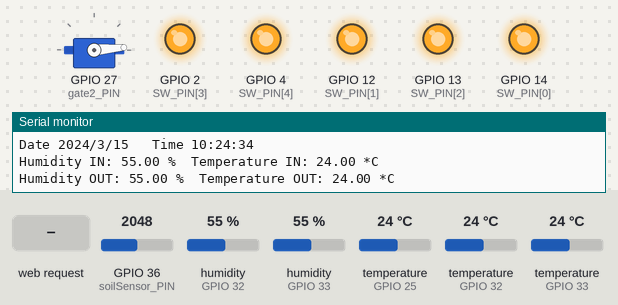
The sketch below on a simulated ESP32. Parts: servo, output pins drawn as LEDs (lit = HIGH), the last lines printed to the serial monitor. The inputs (shaded band) are chosen by the test bench; at power-on: GPIO 36 (soilSensor_PIN) = 2048, humidity (sensors on GPIO 32, GPIO 33) 55 %, temperature (sensors on GPIO 25, GPIO 32, GPIO 33) 24 °C. WiFi joins after 1.5 s; servers stay silent unless stated; the local clock reads 2024-03-15 10:24:30 at power-on unless the sketch sets it.

Above: at 5.4 s.
5.5 s: HTTP request GET /SW1on received
At 6.2 s:
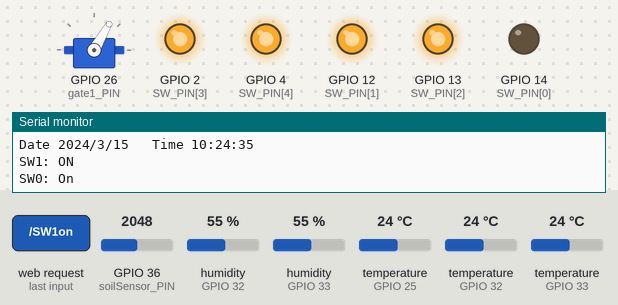
7.3 s: HTTP request GET /SW1off received
At 7.69 s:
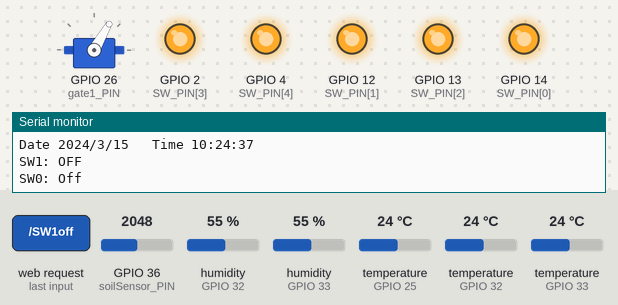
9.2 s: HTTP request GET /SW2on received
At 10.7 s:
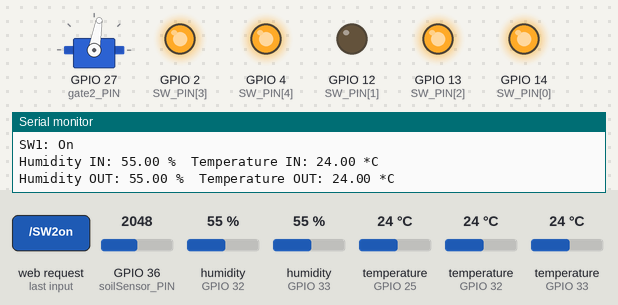
11.1 s: HTTP request GET /SW2off received
At 11.43 s:
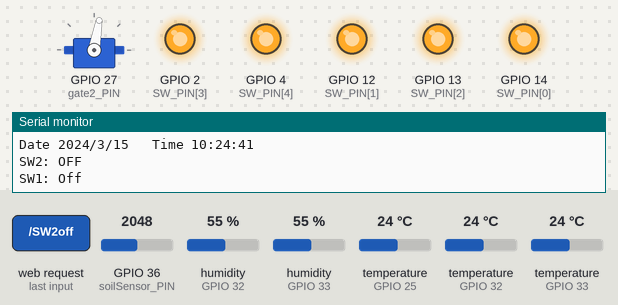
12.9 s: HTTP request GET /SW3on received
At 13.9 s:
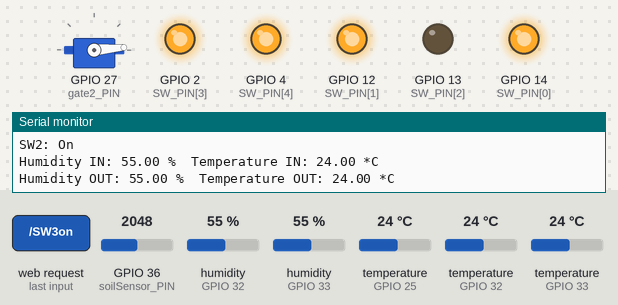
14.7 s: HTTP request GET /SW4on received
At 15.6 s:
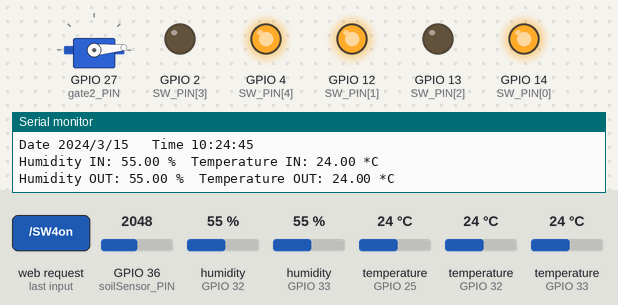
Timing chart, 0 to 17.3 s (numbered marks = the images above; inputs shaded):
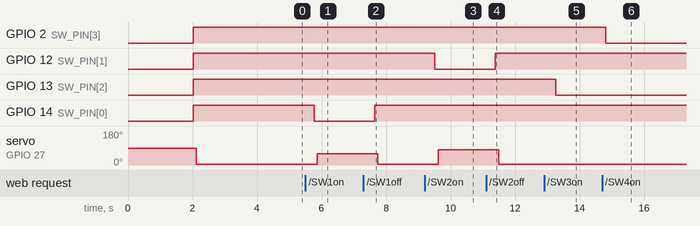

Measured:
- after the input at 5.5 s, GPIO 14 (SW_PIN[0]): HIGH → LOW after 0.27 s; servo on GPIO 27 (gate2_PIN): 5° → 60° after 0.37 s
- after the input at 7.3 s, GPIO 14 (SW_PIN[0]): LOW → HIGH after 0.34 s; servo on GPIO 27 (gate2_PIN): 60° → 5° after 0.44 s
- after the input at 9.2 s, GPIO 12 (SW_PIN[1]): HIGH → LOW after 0.31 s; servo on GPIO 27 (gate2_PIN): 5° → 80° after 0.41 s
- after the input at 11.1 s, GPIO 12 (SW_PIN[1]): LOW → HIGH after 0.29 s; servo on GPIO 27 (gate2_PIN): 80° → 5° after 0.39 s
- after the input at 12.9 s, GPIO 13 (SW_PIN[2]): HIGH → LOW after 0.36 s
- after the input at 14.7 s, GPIO 2 (SW_PIN[3]): HIGH → LOW after 0.11 s

The sketch:

hackasuly.ino
```cpp
// librarys
#include <WiFi.h>
#include <WebServer.h>
#include "DHT.h"
#include <OneWire.h>
#include <DallasTemperature.h>
#include "RTClib.h"
#include <ESP32Servo.h> // Recommended PWM GPIO pins on the ESP32 include 2,4,12-19,21-23,25-27,32-33

//////////////////////////////////////////////////////////////////////////////////////////////////////
//Define pins

// temp & humidity
DHT DHT_IN(32, DHT22);
DHT DHT_OUT(33, DHT22);
float hum_IN, temp_IN, hum_OUT, temp_OUT;
OneWire oneWire(25);
DallasTemperature DS18B20(&oneWire);
float temp;

//////////////////////////////////////////////////////////////////////////////////////////////////////
//time RTC
RTC_DS3231 rtc;
char daysOfTheWeek[7][12] = {"Sunday", "Monday", "Tuesday", "Wednesday", "Thursday", "Friday", "Saturday"};
int yyyy, MM, dd;
byte hh, mm, ss;

String seeds="Seed: ";
//////////////////////////////////////////////////////////////////////////////////////////////////////
//humidity inside soil
#define soilSensor_PIN 36
int soilSensor_STATE = 0;

//////////////////////////////////////////////////////////////////////////////////////////////////////
//relays
const byte SW_LENGTH = 5;
int SW_PIN[SW_LENGTH] = {14, 12, 13, 2, 4};
bool SW_STATUS[SW_LENGTH] = {LOW, LOW, LOW, HIGH, LOW};
bool SW_ON = LOW;


//////////////////////////////////////////////////////////////////////////////////////////////////////
//servos
Servo gate;
#define gate1_PIN 26
#define gate2_PIN 27
int openGate1 = 60;
int closeGate1 = 5;
int openGate2 = 80;
int closeGate2 = 5;
//////////////////////////////////////////////////////////////////////////////////////////////////////
//wifi connection
const char* ssid = "Gorannet";  // Enter SSID here
const char* password = "12345678";  //Enter Password here
//const char* ssid = "iQ-Bit Festival";  // Enter SSID here
// char* password = "iQ20232023";  //Enter Password here

WebServer server(80); // port

//////////////////////////////////////////////////////////////////////////////////////////////////////


void setup() {
  Serial.begin(115200);
  WiFi.begin(ssid, password);
  while (WiFi.status() != WL_CONNECTED) {
    delay(1000);
    Serial.print(".");
  }
  Serial.println("\nWiFi connected..!");
  Serial.print("Got IP: ");  Serial.println(WiFi.localIP());

  server.on("/", handle_OnConnect);
  server.on("/SW1on", handle_SW1_On);
  server.on("/SW1off", handle_SW1_Off);
  server.on("/SW2on", handle_SW2_On);
  server.on("/SW2off", handle_SW2_Off);
  server.on("/SW3on", handle_SW3_On);
  server.on("/SW3off", handle_SW3_Off);
  server.on("/SW4on", handle_SW4_On);
  server.on("/SW4off", handle_SW4_Off);
  server.on("/SW5on", handle_SW5_On);
  server.on("/SW5off", handle_SW5_Off);
//  server.on("/seed", handle_seed);

  server.onNotFound(handle_NotFound);
  server.begin();
  Serial.println("HTTP server started");

  DHT_IN.begin();
  DHT_OUT.begin();
  DS18B20.begin();

  if (! rtc.begin()) {
    Serial.println("Couldn't find RTC");
  }
  if (rtc.lostPower()) {
    Serial.println("RTC lost power, let's set the time!");
    rtc.adjust(DateTime(F(__DATE__), F(__TIME__)));
  }

  for(byte PIN_ = 1; PIN_ <= SW_LENGTH; PIN_++){
    pinMode(SW_PIN[PIN_ - 1], OUTPUT);
    SW(PIN_, !SW_ON);
  }

  // Allow allocation of all timers
  ESP32PWM::allocateTimer(0);
  ESP32PWM::allocateTimer(1);
  ESP32PWM::allocateTimer(2);
  ESP32PWM::allocateTimer(3);
  setGate(gate1_PIN, closeGate1);
  setGate(gate2_PIN, closeGate2);
}

void loop() {
  detDHTData();
  getTempData();
  getSoilData();
  getRTC();
  server.handleClient();
}

void detDHTData() {
  hum_IN = DHT_IN.readHumidity();
  temp_IN = DHT_IN.readTemperature();

  if (isnan(hum_IN) || isnan(temp_IN)) {
    Serial.println("Failed to read from DHT sensor IN!");
    return;
  }
  Serial.print("Humidity IN: ");
  Serial.print(hum_IN);
  Serial.print(" %\t");
  Serial.print("Temperature IN: ");
  Serial.print(temp_IN);
  Serial.println(" *C ");

  hum_OUT = DHT_OUT.readHumidity();
  temp_OUT = DHT_OUT.readTemperature();
  if (isnan(hum_OUT) || isnan(temp_OUT)) {
    Serial.println("Failed to read from DHT sensor OUT!");
    return;
  }
  Serial.print("Humidity OUT: ");
  Serial.print(hum_OUT);
  Serial.print(" %\t");
  Serial.print("Temperature OUT: ");
  Serial.print(temp_OUT);
  Serial.println(" *C ");
}

void getTempData() {
  DS18B20.requestTemperatures();
  temp = DS18B20.getTempCByIndex(0);
  Serial.print(temp);
  Serial.println(" C");
}

void getRTC() {
  DateTime now = rtc.now();


  yyyy = now.year();
  MM = now.month();
  dd = now.day();
  Serial.print("Date ");
  Serial.print(yyyy);
  Serial.print("/");
  Serial.print(MM);
  Serial.print("/");
  Serial.print(dd);

  hh = now.hour();
  mm = now.minute();
  ss = now.second();
  Serial.print("   Time ");
  Serial.print(hh);
  Serial.print(":");
  Serial.print(mm);
  Serial.print(":");
  Serial.println(ss);

}

void getSoilData() {
  soilSensor_STATE = analogRead(soilSensor_PIN);
  //Serial.print("readpinnn  ");
  //Serial.println(soilSensor_STATE);
  soilSensor_STATE = map(soilSensor_STATE, 0, 4096, 100, 0);
  Serial.println("soil Sensor: " + String(soilSensor_STATE));
}

void SW(byte PIN_, bool onOff_){
  PIN_ -= 1;
  digitalWrite(SW_PIN[PIN_], onOff_);
  Serial.print("SW" + String(PIN_) + ": ");
  if(onOff_ == SW_ON){
    Serial.println("On");
    SW_STATUS[PIN_] = HIGH;
  }
  else{
    Serial.println("Off");
    SW_STATUS[PIN_] = LOW;
  }
}


void setGate(int PIN_, int POS_){
  gate.setPeriodHertz(50); // standard 50 hz servo
  gate.attach(PIN_, 500, 2400);
  // using default min/max of 1000us and 2000us
  // different servos may require different min/max settings
  // for an accurate 0 to 180 sweep
  delay(100);
  gate.write(POS_);
  delay(1000);
  gate.detach();
}

void handle_OnConnect() {
  server.send(200, "text/html", SendHTML());
}

// Fan 1 and Gate 1
void handle_SW1_On() {
  SW_STATUS[0] = HIGH;
  Serial.println("SW1: ON");
  SW(1, SW_ON);
  setGate(gate1_PIN, openGate1);
  server.send(200, "text/html", SendHTML());
}


void handle_SW1_Off() {
  SW_STATUS[0] = LOW;
  Serial.println("SW1: OFF");
  SW(1, !SW_ON);
  setGate(gate1_PIN, closeGate1);
  server.send(200, "text/html", SendHTML());
}


// Fan 2 and Gate 2
void handle_SW2_On() {
  SW_STATUS[1] = HIGH;
  Serial.println("SW2: ON");
  SW(2, SW_ON);
  setGate(gate2_PIN, openGate2);
  server.send(200, "text/html", SendHTML());
}
void handle_SW2_Off() {
  SW_STATUS[1] = LOW;
  Serial.println("SW2: OFF");
  SW(2, !SW_ON);
  setGate(gate2_PIN, closeGate2);
  server.send(200, "text/html", SendHTML());
}

// LED
void handle_SW3_On() {
  SW_STATUS[2] = HIGH;
  Serial.println("SW3: ON");
  SW(3, SW_ON);
  server.send(200, "text/html", SendHTML());
}
void handle_SW3_Off() {
  SW_STATUS[2] = LOW;
  Serial.println("SW3: OFF");
  SW(3, !SW_ON);
  server.send(200, "text/html", SendHTML());
}

// Water Pump
void handle_SW4_On() {
  SW_STATUS[3] = HIGH;
  Serial.println("SW4: OFF");
  SW(4, SW_ON);
  server.send(200, "text/html", SendHTML());
}
void handle_SW4_Off() {
  SW_STATUS[3] = LOW;
  Serial.println("SW4: ON");
  SW(4, !SW_ON);
  server.send(200, "text/html", SendHTML());
}

void handle_SW5_On() {
  SW_STATUS[4] = HIGH;
  Serial.println("SW5: ON");
  SW(5, SW_ON);
  server.send(200, "text/html", SendHTML());
}
void handle_SW5_Off() {
  SW_STATUS[4] = LOW;
  Serial.println("SW5: OFF");
  SW(5, !SW_ON);
  server.send(200, "text/html", SendHTML());
}

void handle_NotFound() {
  server.send(404, "text/plain", "Not found");
}
int cols=2;
String SendHTML() {
  String ptr = "<!DOCTYPE html> <html>\n";
  ptr += "<head><meta name=\"viewport\" content=\"width=device-width, initial-scale=1.0, user-scalable=no\">\n";
  //ptr +="<head><meta http-equiv=\"refresh\" content=\"2; url=http://192.168.1.35 \" ></head>\n";
 ptr +="<head><meta http-equiv=\"refresh\" content=\"5\" ></head>\n";
  ptr += "<title>Smart</title>\n";
  ptr += "<style>html { font-family: Helvetica; display: inline-block; margin: 0px auto; text-align: center;}\n";
  ptr += "body{margin-top: 50px;background-color: bisque;} h1 {color: #444444;margin: 50px auto 30px;} h3 {color: #444444;margin-bottom: 50px;}\n";
  ptr += ".button {display: block;width: 80px; background-color: bisque: none;color: white;padding: 13px 30px;text-decoration: none;font-size: 25px;margin: 0px auto 35px;cursor: pointer;border-radius: 4px;}\n";
  ptr += ".button-on {background-color: #7ecc52;}\n";
  ptr += ".button-on:active {background-color: #2980b9;}\n";
  ptr += ".button-off {background-color: #34495e;}\n";
  ptr += ".button-off:active {background-color: #2c3e50;}\n";
  ptr += "p {font-size: 14px;color: #888;margin-bottom: 10px;}\n";
  ptr += " table {";
  ptr += "    border-collapse: collapse;";
  ptr += "     margin: 0 auto;";
  ptr += " float:left;";
  ptr += "   width:32%;";
  ptr += "  }";

  ptr += "  th,";
  ptr += "  td {";
  ptr += "    border: 1px solid black;";
  ptr += "    padding: 10px;";
  ptr += "  }";

  ptr += "  th {";
  ptr += "    background-color: #7ecc52;"; //table color
  ptr += "    color: white;";
  ptr += "  }";

  ptr += "  tr:nth-child(even) {";
  ptr += "    background-color: #f2f2f2;";
  ptr += "  }";

 ptr += " .center {";
   ptr += " margin: 10px;";
ptr += " display: flex;";
ptr += " flex-direction: column;";
 ptr += "}";
 ptr += ".container {";
  ptr += "          display: flex;";
  ptr += "          flex-direction: column;";
  ptr += "          row-gap: 20px;";
  ptr += "      }";
 ptr += " .center>table {";
  ptr += "          margin-top: 10px;";
 ptr += "       }";
 ptr += "       .text-container>h1 {";
 ptr += "           font-size: 40px;";
 ptr += "       }";
 ptr += "        .title-word {";
 ptr += "            animation: color-animation 4s linear infinite;";
 ptr += "}";
 ptr += ".title-word-1 {";
 ptr += "            --color-1: #DF8453;";
  ptr += "           --color-2: #3D8DAE;";
 ptr += "    --color-3: #E4A9A8;";
  ptr += "       }";

  ptr += "       .title-word-2 {";
    ptr += "         --color-1: #DBAD4A;";
   ptr += "          --color-2: #ACCFCB;";
   ptr += "          --color-3: #17494D;";
   ptr += "      }";

    ptr += "     .title-word-3 {";
     ptr += "        --color-1: #089637;";
    ptr += "         --color-2: #7d9b71;";
    ptr += "         --color-3: #739c81;";
    ptr += "     }";

      ptr += "   .title-word-4 {";
     ptr += "        --color-1: #3D8DAE;";
     ptr += "        --color-2: #DF8453;";
    ptr += "         --color-3: #E4A9A8;";
    ptr += "     }";

     ptr += "    @keyframes color-animation {";
     ptr += "        0% {";
      ptr += "           color: var(--color-1)";
      ptr += "       }";

      ptr += "       32% {";
       ptr += "          color: var(--color-1)";
       ptr += "      }";

       ptr += "      33% {";
        ptr += "         color: var(--color-2)";
        ptr += "     }";

        ptr += "     65% {";
         ptr += "        color: var(--color-2)";
         ptr += "    }";

          ptr += "   66% {";
          ptr += "       color: var(--color-3)";
          ptr += "   }";

         ptr += "    99% {";
          ptr += "       color: var(--color-3)";
          ptr += "   }";

         ptr += "    100% {";
        ptr += "         color: var(--color-1)";
       ptr += "      }";
       ptr += "  }";


       ptr += "  .containert {";
       ptr += "      display: grid;";
       ptr += "      place-items: center;";
       ptr += "      text-align: center;";
        ptr += "     height: 100px";
       ptr += "  }";

      ptr += "   .titlet {";
      ptr += "       font-family: \"Montserrat\", sans-serif;";
      ptr += "       font-weight: 80;";
       ptr += "      font-size: 60px;";
       ptr += "      text-transform: uppercase;";
       ptr += "  }";


  ptr += "</style>\n";
  ptr += "</head>\n";
  ptr += "<body>\n";


 ptr += " <section class=\"text-container\">";
  ptr += "      <div class=\"containert\">";
   ptr += "         <label class=\"titlet\">";
   ptr += "             <span class=\"title-word title-word-1\">Smart</span>";
     ptr += "           <span class=\"title-word title-word-2\">Green</span>";
     ptr += "           <span class=\"title-word title-word-3\">House</span>";
      ptr += "          <span class=\"title-word title-word-4\">System</span>";
      ptr += "      </label>";
     ptr += "   </div>";
     ptr += "   <br>";
 ptr += "<h2>Date " + String(yyyy) + "/" + String(MM) + "/" + String(dd) +"</h2>";
 ptr += "<h2>Time " + String(hh) + ":" + String(mm) + ":" + String(ss) +"</h2>";

 ptr +=  " </section>";


//ptr += "<h2>Date 27 / 4 / 2023 </h2>";

ptr+= "<div class=container>";

ptr+= "<table>";
ptr+= "<tr>";
ptr+= "            <th colspan="+ String(cols) +">Inside</th>";
ptr+= "        </tr>";
ptr+=  " <tr>";
ptr+=           " <th>Humidity</th> <th>Temprature</th>";
ptr+=       " </tr>";
ptr+=       " <tr>";
ptr+=           " <td>"+ String(hum_IN) +"%</td> <td>" + String(temp_IN) + "C</td>";
ptr+=       " </tr>";
ptr+=       " </table>";


ptr+= "<table>";
ptr+= "<tr>";
ptr+= "            <th colspan="+ String(cols) +">Outside</th>";
ptr+= "        </tr>";
ptr+=  " <tr>";
ptr+=           " <th>Humidity</th> <th>Temprature</th>";
ptr+=       " </tr>";
ptr+=       " <tr>";
ptr+=           " <td>"+ String(hum_OUT) +"%</td> <td>" + String(temp_OUT) + "C</td>";
ptr+=       " </tr>";
ptr+=       " </table>";


ptr+= "<table>";
ptr+= "<tr>";
ptr+= "            <th colspan="+ String(cols) +">Soil</th>";
ptr+= "        </tr>";
ptr+=  " <tr>";
ptr+=           " <th>Humidity</th> <th>Temprature</th>";
ptr+=       " </tr>";
ptr+=       " <tr>";
ptr+=           " <td>"+ String(soilSensor_STATE) +"%</td> <td>" + String(temp) + "C</td>";
ptr+=       " </tr>";
ptr+=       " </table>";

ptr+="</div>";


//  ptr += "<p>Humidity IN: " + String(hum_IN) + "%</p>";
 // ptr += "<p>Temprature IN: " + String(temp_IN) + "C</p>";
//  ptr += "<p>Humidity OUT: " + String(hum_OUT) + "%</p>";
//ptr += "<p>Temprature OUT: " + String(temp_OUT) + "C</p>";
 // ptr += "<p>Temprature: " + String(temp) + "C</p>";
//  ptr += "<p>Soil Sensor: " + String(soilSensor_STATE) + "%</p>";

ptr+= "<div class=center >";
ptr+= "<table>";
  ptr+= "          <tr>";
  ptr+= "              <th colspan=4> Seeds </th>";
   ptr+= "         </tr>";
   ptr+= "         <tr>";
   ptr+= "             <th> <select id=\"myAns\">";
     ptr+= "                     <option value=\"choose\"> --choose Seed -- </option>";
      ptr+= "                    <option value=\"Strawberry\"> Strawberry </option>";
       ptr+= "                   <option value=\"Tomato\"> Tomato </option>";
        ptr+= "                   <option value=\"Cucumber\"> Cucumber </option>";
        ptr+= "                   <option value=\"Flower\"> Flower </option>";
        ptr+= "              </select>";
          ptr+= "            </th>";

     ptr+= "       </tr>";


     ptr+= "  </table>";


 ptr+= "<table>";
 ptr+= "<tr>";
ptr+= "            <th colspan="+ String(4) +">Relays Control</th>";
ptr+= "        </tr>";
ptr+=  " <tr>";
ptr+=           " <th>Air IN</th> <th>Air Out</th> <th>Light</th> <th>Water Pump</th>";
ptr+=       " </tr>";
ptr+=       " <tr>";

  if (SW_STATUS[0]) {
    ptr += "<td><a class=\"button button-off\" href=\"/SW1off\">OFF</a></td>";
  }
  else {
    ptr += "<td><a class=\"button button-on\" href=\"/SW1on\">ON</a></td></td>";
  }

  if (SW_STATUS[1]) {
    ptr += "<td><a class=\"button button-off\" href=\"/SW2off\">OFF</a></td>";
  }
  else {
    ptr += "<td><a class=\"button button-on\" href=\"/SW2on\">ON</a></td>";
  }

 // if (SW_STATUS[2]) {
 //   ptr += "<p>SW3: ON</p><a class=\"button button-off\" href=\"/SW3off\">OFF</a>\n";
 // }
//else {
//    ptr += "<p>SW3: OFF</p><a class=\"button button-on\" href=\"/SW3on\">ON</a>\n";
//  }

  if (SW_STATUS[3]) {
    ptr += "<td><a class=\"button button-off\" href=\"/SW4off\">OFF</a></td>";
  }
  else {
    ptr += "<td><a class=\"button button-on\" href=\"/SW4on\">ON</a></td>";
  }

  if (SW_STATUS[4]) {
    ptr += "<td><a class=\"button button-off\" href=\"/SW5off\">OFF</a></td>";
  }
  else {
    ptr += "<td><a class=\"button button-on\" href=\"/SW5on\">ON</a></td>";
  }


ptr+=       " </tr>";
ptr+=       " </table>";
ptr+="</div>";


 // ptr += "<a class=\"button button-on\" href=\"/alloff\">Close All</a>\n";

  ptr += "</body>\n";
  ptr += "</html>\n";
  return ptr;
}
```
